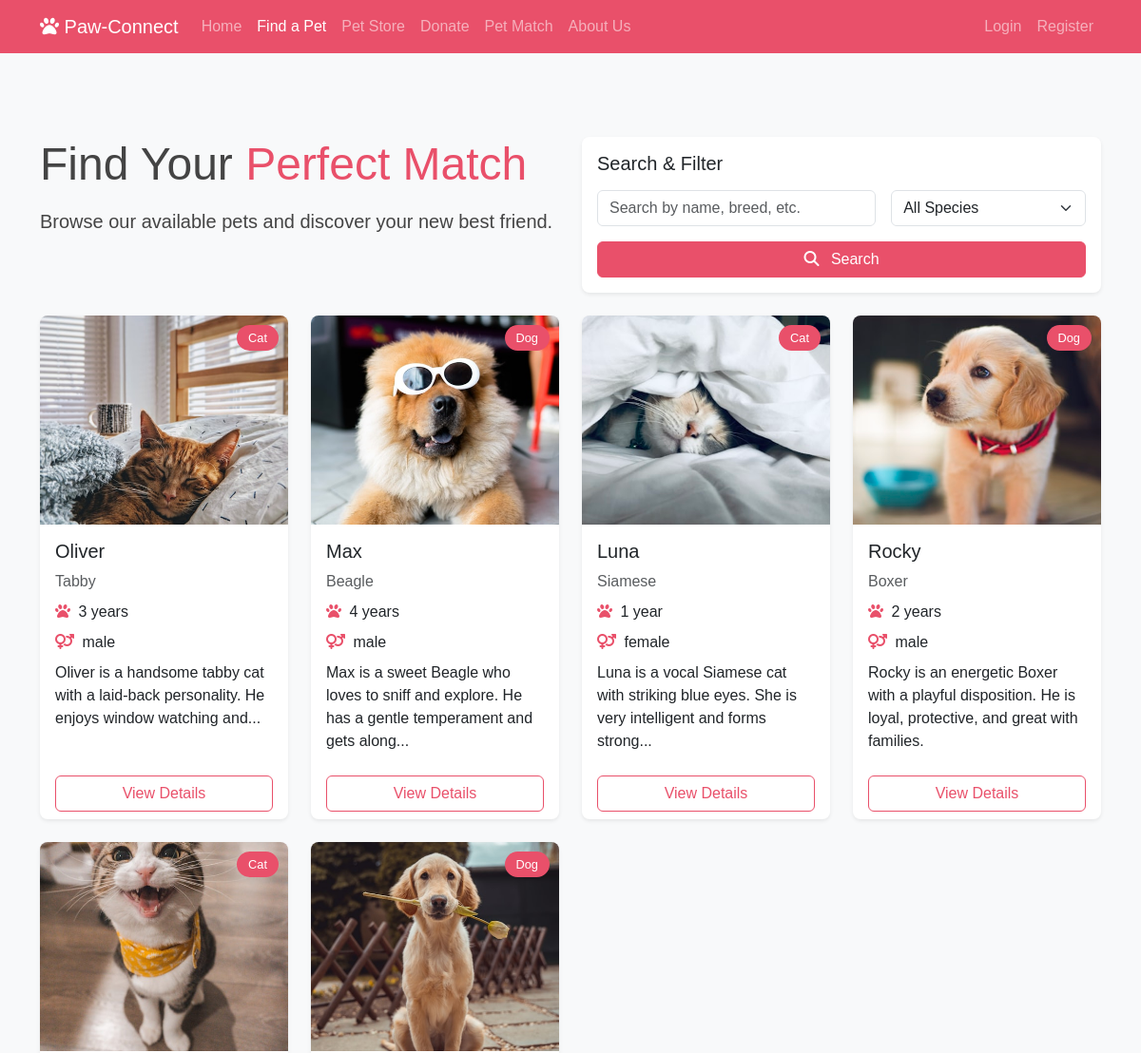
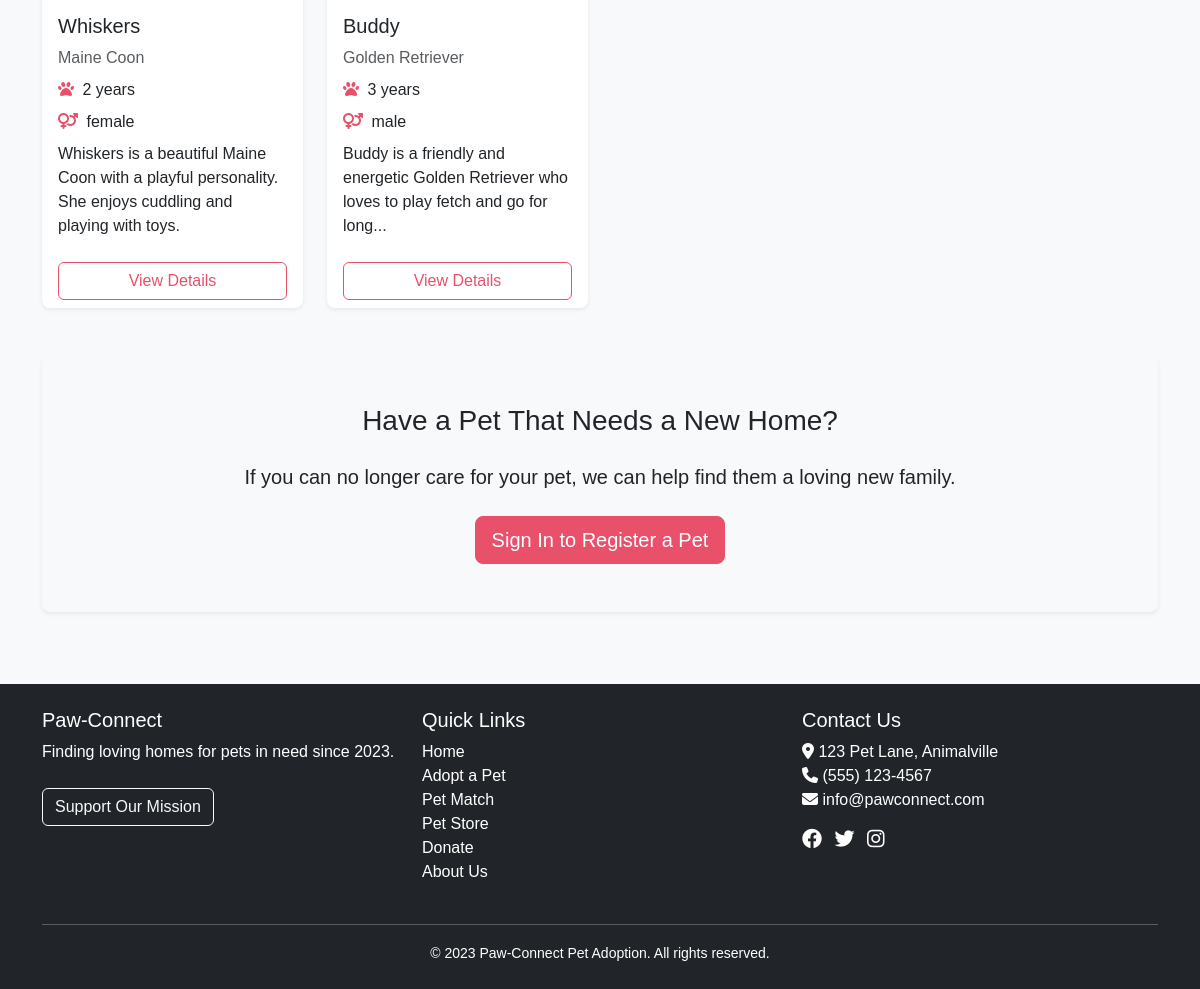
/pets, run on the app's committed database (2 pictures, top to bottom).
### models.py (models this page shows, shortened)
class Pet(db.Model):
    id = db.Column(db.Integer, primary_key=True)
    name = db.Column(db.String(100), nullable=False)
    species = db.Column(db.String(50), nullable=False)  # dog, cat, etc.
    breed = db.Column(db.String(100))
    age = db.Column(db.Integer)  # Age in months
    gender = db.Column(db.String(10))
    description = db.Column(db.Text)
    health_info = db.Column(db.Text)
    behavior_info = db.Column(db.Text)
    adoption_status = db.Column(db.String(20), default='available')  # available, pending, adopted
    image_filename = db.Column(db.String(255))
    created_at = db.Column(db.DateTime, default=datetime.utcnow)
    size = db.Column(db.String(20))  # small, medium, large
    energy_level = db.Column(db.String(20))  # low, medium, high
    good_with_children = db.Column(db.Boolean, default=False)
    good_with_other_pets = db.Column(db.Boolean, default=False)
    special_needs = db.Column(db.Boolean, default=False)
    training_level = db.Column(db.String(30))  # untrained, basic, well_trained
    user_id = db.Column(db.Integer, db.ForeignKey('user.id'))

### routes.py (the view)
@app.route('/pets')
def pet_listing():
    form = SearchForm(request.args, meta={'csrf': False})
    page = request.args.get('page', 1, type=int)
    per_page = 12  # Number of pets per page
    query = Pet.query.filter_by(adoption_status='available')
    if form.query.data:
        search_term = f"%{form.query.data}%"
        query = query.filter((Pet.name.like(search_term)) |
                            (Pet.breed.like(search_term)) |
                            (Pet.description.like(search_term)))
    if form.species.data:
        query = query.filter_by(species=form.species.data)
    pets = query.order_by(Pet.created_at.desc()).paginate(page=page, per_page=per_page)
    return render_template('pet_listing.html', pets=pets, form=form)

### forms.py
class SearchForm(FlaskForm):
    query = StringField('Search', validators=[Optional()])
    species = SelectField('Filter by Species', validators=[Optional()],
                        choices=[('', 'All Species'), ('dog', 'Dogs'), ('cat', 'Cats'),
                                ('bird', 'Birds'), ('rabbit', 'Rabbits'),
                                ('hamster', 'Hamsters'), ('other', 'Other')])
    submit = SubmitField('Search')

### routes.py (called while the page is built)
@app.context_processor
def inject_cart_count():
    cart_count = 0
    if current_user.is_authenticated:
        cart_items = CartItem.query.filter_by(user_id=current_user.id).all()
        cart_count = sum(item.quantity for item in cart_items)
    return dict(cart_count=cart_count)

### templates/pet_listing.html (shortened to what this page needs)
{% extends "base.html" %}
{% block content %}
<div class="container py-5">
    <div class="row mb-4">
        <div class="col-lg-6">
            <h1 class="display-5 mb-3">Find Your <span class="text-primary">Perfect Match</span></h1>
            <p class="lead">Browse our available pets and discover your new best friend.</p>
        </div>
        <div class="col-lg-6">
            <div class="card">
                <div class="card-body">
                    <h5 class="card-title mb-3">Search & Filter</h5>
                    <form method="GET" action="{{ url_for('pet_listing') }}">
                        <div class="row g-3">
                            <div class="col-md-7">
                                {{ form.query(class="form-control", placeholder="Search by name, breed, etc.") }}
                            </div>
                            <div class="col-md-5">
                                {{ form.species(class="form-select") }}
                            </div>
                            <div class="col-12">
                                <button type="submit" class="btn btn-primary w-100">
                                    <i class="fas fa-search me-2"></i> Search
                                </button>
                            </div>
                        </div>
                    </form>
                </div>
            </div>
        </div>
    </div>
    {% if pets.items %}
        <div class="row row-cols-1 row-cols-md-2 row-cols-lg-3 row-cols-xl-4 g-4">
            {% for pet in pets.items %}
                <div class="col">
                    <div class="card pet-card h-100">
                        {% if pet.image_filename %}
                            <img src="{{ url_for('static', filename='uploads/' + pet.image_filename) }}" class="card-img-top pet-thumbnail" alt="{{ pet.name }}">
                        {% endif %}
                        <div class="card-body">
                            <div class="pet-badge">{{ pet.species.capitalize() }}</div>
                            <h5 class="card-title">{{ pet.name }}</h5>
                            <p class="text-muted mb-2">{{ pet.breed or pet.species.capitalize() }}</p>
                            <p class="mb-2">
                                <i class="fas fa-paw me-1 text-primary"></i>
                                {% if pet.age %}
                                    {% if pet.age < 12 %}{{ pet.age }} months
                                    {% else %}{{ (pet.age / 12)|int }} year{% if (pet.age / 12)|int != 1 %}s{% endif %}
                                    {% endif %}
                                {% else %}
                                    Age unknown
                                {% endif %}
                            </p>
                            <p class="mb-2">
                                <i class="fas fa-venus-mars me-1 text-primary"></i>
                                {{ pet.gender or 'Unknown' }}
                            </p>
                            <p class="card-text">{{ pet.description|truncate(100) }}</p>
                        </div>
                        <div class="card-footer bg-transparent border-0">
                            <a href="{{ url_for('pet_detail', pet_id=pet.id) }}" class="btn btn-outline-primary w-100">View Details</a>
                        </div>
                    </div>
                </div>
            {% endfor %}
        </div>
    {% endif %}
    <div class="text-center mt-5">
        <div class="card bg-light border-0">
            <div class="card-body p-5">
                <h3 class="mb-4">Have a Pet That Needs a New Home?</h3>
                <p class="lead mb-4">If you can no longer care for your pet, we can help find them a loving new family.</p>
                {% if current_user.is_authenticated %}
                    <a href="{{ url_for('add_pet') }}" class="btn btn-primary btn-lg">Put Your Pet Up for Adoption</a>
                {% else %}
                    <a href="{{ url_for('login') }}" class="btn btn-primary btn-lg">Sign In to Register a Pet</a>
                {% endif %}
            </div>
        </div>
    </div>
</div>
{% endblock %}

### templates/base.html (shortened to what this page needs)
<!DOCTYPE html>
<html lang="en">
<head>
    <link href="https://cdn.jsdelivr.net/npm/bootstrap@5.3.0/dist/css/bootstrap.min.css" rel="stylesheet">
    <link rel="stylesheet" href="https://cdnjs.cloudflare.com/ajax/libs/font-awesome/6.4.0/css/all.min.css">
    <link rel="stylesheet" href="{{ url_for('static', filename='css/style.css') }}">
    <link rel="stylesheet" href="{{ url_for('static', filename='css/animations.css') }}">
</head>
<body>
    <nav class="navbar navbar-expand-lg navbar-dark bg-primary">
        <div class="container">
            <a class="navbar-brand" href="{{ url_for('index') }}">
                <i class="fas fa-paw"></i> Paw-Connect
            </a>
            <div class="collapse navbar-collapse" id="navbarNav">
                <ul class="navbar-nav me-auto">
                    <li class="nav-item">
                        <a class="nav-link {% if request.path == url_for('index') %}active{% endif %}" href="{{ url_for('index') }}">Home</a>
                    </li>
                    <li class="nav-item">
                        <a class="nav-link {% if request.path == url_for('pet_listing') %}active{% endif %}" href="{{ url_for('pet_listing') }}">Find a Pet</a>
                    </li>
                    <li class="nav-item">
                        <a class="nav-link {% if request.path == url_for('products') %}active{% endif %}" href="{{ url_for('products') }}">Pet Store</a>
                    </li>
                    <li class="nav-item">
                        <a class="nav-link {% if request.path == url_for('donate') %}active{% endif %}" href="{{ url_for('donate') }}">Donate</a>
                    </li>
                    <li class="nav-item">
                        <a class="nav-link {% if request.path == url_for('pet_match') %}active{% endif %}" href="{{ url_for('pet_match') }}">Pet Match</a>
                    </li>
                    <li class="nav-item">
                        <a class="nav-link {% if request.path == url_for('about') %}active{% endif %}" href="{{ url_for('about') }}">About Us</a>
                    </li>
                </ul>
                <ul class="navbar-nav">
                    {% if current_user.is_authenticated %}
                    <li class="nav-item me-2">
                        <a class="nav-link position-relative {% if request.path == url_for('view_cart') %}active{% endif %}" href="{{ url_for('view_cart') }}">
                            <i class="fas fa-shopping-cart"></i>
                            {% if cart_count and cart_count > 0 %}
                            <span id="cart-count" class="position-absolute top-0 start-100 translate-middle badge rounded-pill bg-danger">
                                {{ cart_count }}
                            </span>
                            {% else %}
                            <span id="cart-count" class="position-absolute top-0 start-100 translate-middle badge rounded-pill bg-danger d-none"></span>
                            {% endif %}
                        </a>
                    </li>
                    <li class="nav-item dropdown">
                        <a class="nav-link dropdown-toggle" href="#" id="userDropdown" role="button" data-bs-toggle="dropdown">
                            <i class="fas fa-user-circle"></i> {{ current_user.username }}
                        </a>
                        <ul class="dropdown-menu dropdown-menu-end">
                            <li><a class="dropdown-item" href="{{ url_for('profile') }}">My Profile</a></li>
                            <li><hr class="dropdown-divider"></li>
                            <li><a class="dropdown-item" href="{{ url_for('logout') }}">Logout</a></li>
                        </ul>
                    </li>
                    {% else %}
                    <li class="nav-item">
                        <a class="nav-link {% if request.path == url_for('login') %}active{% endif %}" href="{{ url_for('login') }}">Login</a>
                    </li>
                    <li class="nav-item">
                        <a class="nav-link {% if request.path == url_for('register') %}active{% endif %}" href="{{ url_for('register') }}">Register</a>
                    </li>
                    {% endif %}
                </ul>
            </div>
        </div>
    </nav>
    <main class="py-4">
        {% block content %}{% endblock %}
    </main>
    <footer class="footer mt-auto py-4 bg-dark text-white">
        <div class="container">
            <div class="row">
                <div class="col-md-4">
                    <h5>Paw-Connect</h5>
                    <p>Finding loving homes for pets in need since 2023.</p>
                    <p>
                        <a href="{{ url_for('donate') }}" class="btn btn-outline-light mt-2">Support Our Mission</a>
                    </p>
                </div>
                <div class="col-md-4">
                    <h5>Quick Links</h5>
                    <ul class="list-unstyled">
                        <li><a href="{{ url_for('index') }}" class="text-white">Home</a></li>
                        <li><a href="{{ url_for('pet_listing') }}" class="text-white">Adopt a Pet</a></li>
                        <li><a href="{{ url_for('pet_match') }}" class="text-white">Pet Match</a></li>
                        <li><a href="{{ url_for('products') }}" class="text-white">Pet Store</a></li>
                        <li><a href="{{ url_for('donate') }}" class="text-white">Donate</a></li>
                        <li><a href="{{ url_for('about') }}" class="text-white">About Us</a></li>
                    </ul>
                </div>
                <div class="col-md-4">
                    <h5>Contact Us</h5>
                    <address>
                        <i class="fas fa-map-marker-alt"></i> 123 Pet Lane, Animalville<br>
                        <i class="fas fa-phone"></i> (555) 123-4567<br>
                        <i class="fas fa-envelope"></i> info@pawconnect.com
                    </address>
                    <div class="social-icons">
                        <a href="#" class="text-white me-2"><i class="fab fa-facebook fa-lg"></i></a>
                        <a href="#" class="text-white me-2"><i class="fab fa-twitter fa-lg"></i></a>
                        <a href="#" class="text-white me-2"><i class="fab fa-instagram fa-lg"></i></a>
                    </div>
                </div>
            </div>
            <hr class="mt-4">
            <div class="text-center">
                <small>&copy; 2023 Paw-Connect Pet Adoption. All rights reserved.</small>
            </div>
        </div>
    </footer>
</body>
</html>

### static/css/style.css (style rules this page uses)
:root { --primary-color: #e9506a; --primary-dark: #c13f57; --primary-light: #f17a8f; --secondary-color: #8a304e; --accent-color: #ffd0d8; --text-color: #444444; --light-bg: #fef6f7; --dark-primary: #ff6384; --dark-primary-dark: #e3476a; --dark-primary-light: #ff8ca3; --dark-secondary: #9d3463; --dark-background: #121212; --dark-surface: #242424; --dark-text: #e0e0e0; }
.btn-primary { background-color: var(--primary-color); border-color: var(--primary-color); }
.btn-outline-primary { color: var(--primary-color); border-color: var(--primary-color); }
.bg-primary { background-color: var(--primary-color) !important; }
.text-primary { color: var(--primary-color) !important; }
body { font-family: 'Nunito', sans-serif; color: var(--text-color); background-color: #f8f9fa; }
a { color: var(--primary-color); text-decoration: none; }
.card { border-radius: 0.5rem; overflow: hidden; box-shadow: 0 0.125rem 0.25rem rgba(0, 0, 0, 0.075); border: none; transition: all 0.3s ease; }
.pet-card .card-img-top { height: 220px; object-fit: cover; }
.pet-thumbnail { height: 220px; object-fit: cover; }
.pet-badge { position: absolute; top: 10px; right: 10px; background-color: var(--primary-color); color: white; padding: 0.25rem 0.75rem; border-radius: 1rem; font-size: 0.8rem; }
.footer { background-color: #343a40; color: white; padding: 3rem 0; }
.footer a.text-white { transition: color 0.3s ease; }

### static/css/animations.css (style rules this page uses)
html { transition: color 0.3s ease, background-color 0.3s ease; }
body, .card, .navbar, .alert, .btn, .form-control, .modal-content, .dropdown-menu, .list-group-item { transition: all 0.3s ease; }
.card { transition: transform 0.3s ease, box-shadow 0.3s ease; }
.btn { transition: all 0.3s ease; }
.navbar-nav .nav-link { position: relative; transition: color 0.3s ease; }
.navbar-nav .nav-link::after { content: ''; position: absolute; width: 0; height: 2px; bottom: 0; left: 0; background-color: currentColor; transition: width 0.3s ease; }

### data on the page
Pet: image_filename (picture), species "Cat", name "Oliver", breed "Tabby", (pet.age/12)|int "3", gender "male", description "Oliver is a handsome tabby cat with a laid-back personality. He enjoys window watching and..."
Pet: image_filename (picture), species "Dog", name "Max", breed "Beagle", (pet.age/12)|int "4", gender "male", description "Max is a sweet Beagle who loves to sniff and explore. He has a gentle temperament and gets along..."
Pet: image_filename (picture), species "Cat", name "Luna", breed "Siamese", (pet.age/12)|int "1", gender "female", description "Luna is a vocal Siamese cat with striking blue eyes. She is very intelligent and forms strong..."
Pet: image_filename (picture), species "Dog", name "Rocky", breed "Boxer", (pet.age/12)|int "2", gender "male", description "Rocky is an energetic Boxer with a playful disposition. He is loyal, protective, and great with families."
Pet: image_filename (picture), species "Cat", name "Whiskers", breed "Maine Coon", (pet.age/12)|int "2", gender "female", description "Whiskers is a beautiful Maine Coon with a playful personality. She enjoys cuddling and playing with toys."
Pet: image_filename (picture), species "Dog", name "Buddy", breed "Golden Retriever", (pet.age/12)|int "3", gender "male", description "Buddy is a friendly and energetic Golden Retriever who loves to play fetch and go for long..."
